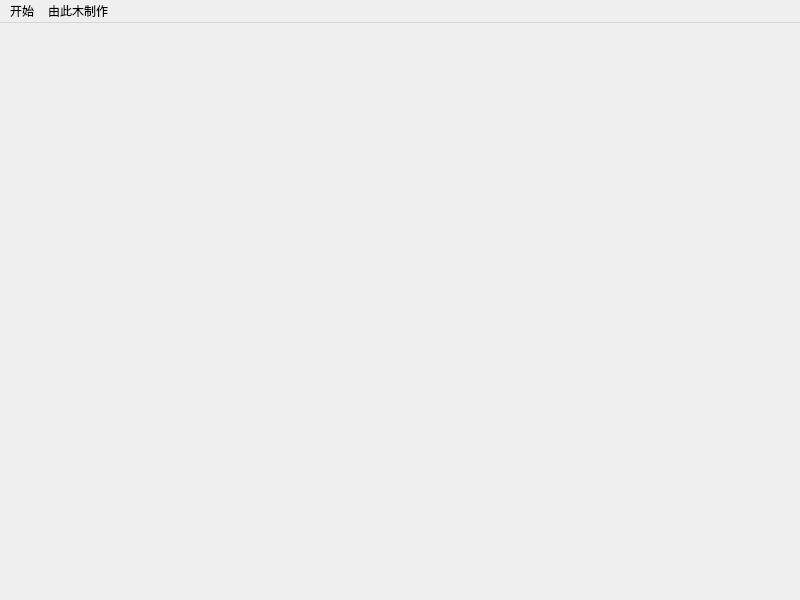
<?xml version="1.0" encoding="UTF-8"?>
<ui version="4.0">
 <class>MainScene</class>
 <widget class="QMainWindow" name="MainScene">
  <property name="geometry">
   <rect>
    <x>0</x>
    <y>0</y>
    <width>800</width>
    <height>600</height>
   </rect>
  </property>
  <property name="windowTitle">
   <string>MainScene</string>
  </property>
  <widget class="QWidget" name="centralwidget"/>
  <widget class="QMenuBar" name="menubar">
   <property name="geometry">
    <rect>
     <x>0</x>
     <y>0</y>
     <width>800</width>
     <height>26</height>
    </rect>
   </property>
   <widget class="QMenu" name="menu">
    <property name="title">
     <string>开始</string>
    </property>
    <addaction name="actionQuit"/>
   </widget>
   <widget class="QMenu" name="menu_2">
    <property name="title">
     <string>由此木制作</string>
    </property>
   </widget>
   <addaction name="menu"/>
   <addaction name="menu_2"/>
  </widget>
  <action name="actionQuit">
   <property name="text">
    <string>退出</string>
   </property>
  </action>
 </widget>
 <resources/>
 <connections/>
</ui>
